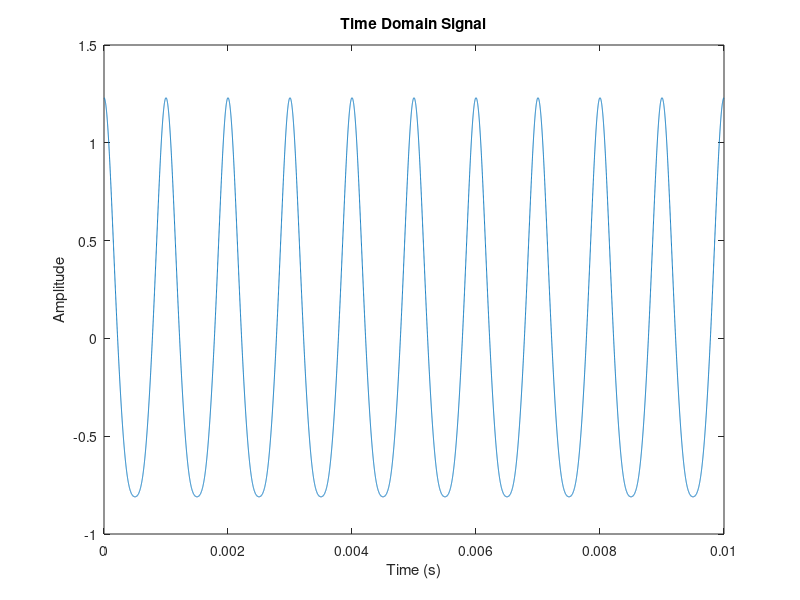
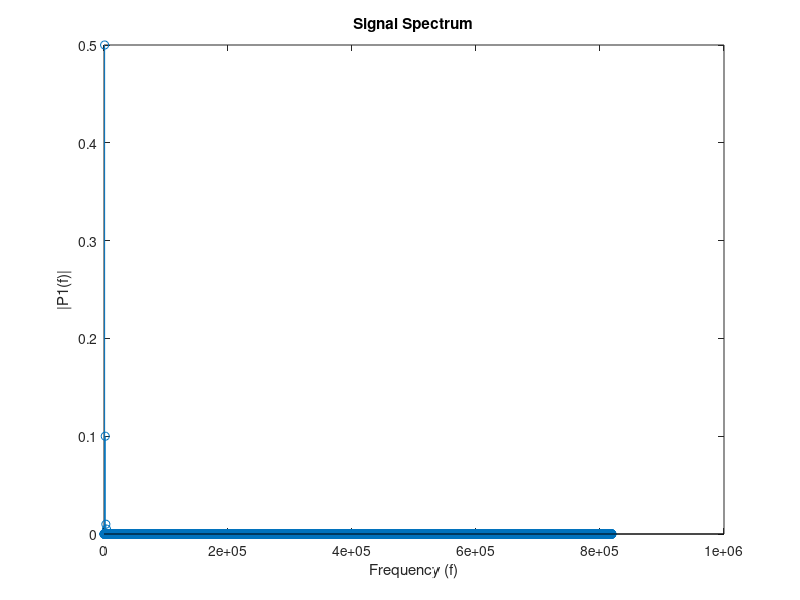
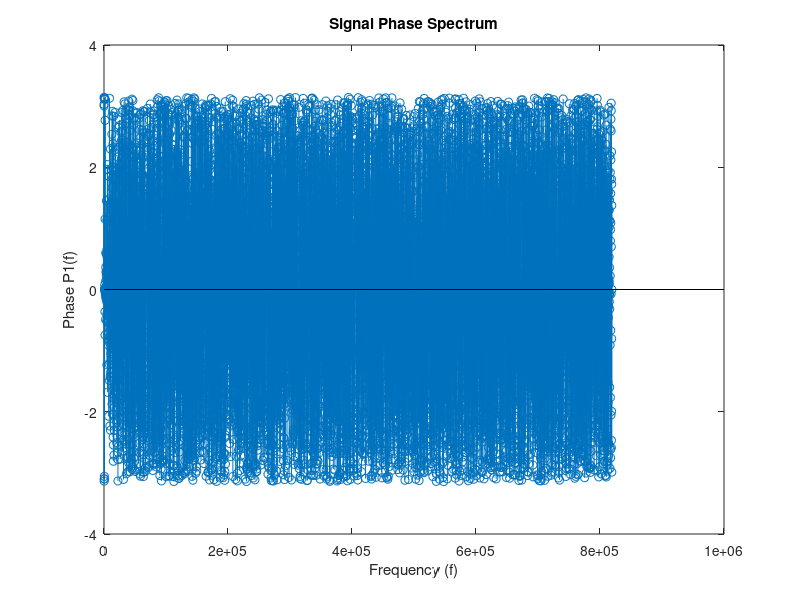

Write the MATLAB code that produced these figures, in order. (Note: this script raises an error after producing the figures.)
clc;
clear;
close;
%生成信号
f_signal = [1e3,2e3,3e3,4e3];
f_s = 1.6384e6;

t = 0:1/f_s:(16384-1)/f_s;
signal = 1.0*cos(2*pi*f_signal(1)*t) + 0.2*cos(2*pi*f_signal(2)*t)+...
0.02*cos(2*pi*f_signal(3)*t) + 0.01*cos(2*pi*f_signal(4)*t);

%绘制信号
figure;
plot(t,signal);
title('Time Domain Signal');
xlabel('Time (s)');
ylabel('Amplitude');

%FFT分析信号频谱
N = length(signal);
Y = fft(signal,N);
Magt = abs(Y/N);
Phase = angle(Y);

%绘制信号频谱
f = f_s*(0:(N/2))/N;
figure;
stem(f,Magt(1:floor(N/2+1)));
title('Signal Spectrum');
xlabel('Frequency (f)');
ylabel('|P1(f)|');
figure;
stem(f,Phase(1:floor(N/2+1)));
title('Signal Phase Spectrum');
xlabel('Frequency (f)');
ylabel('Phase P1(f)');

figure;
OutDacSignal = DACOut(1e3,2,1e6);
stem(OutDacSignal);

figure;


